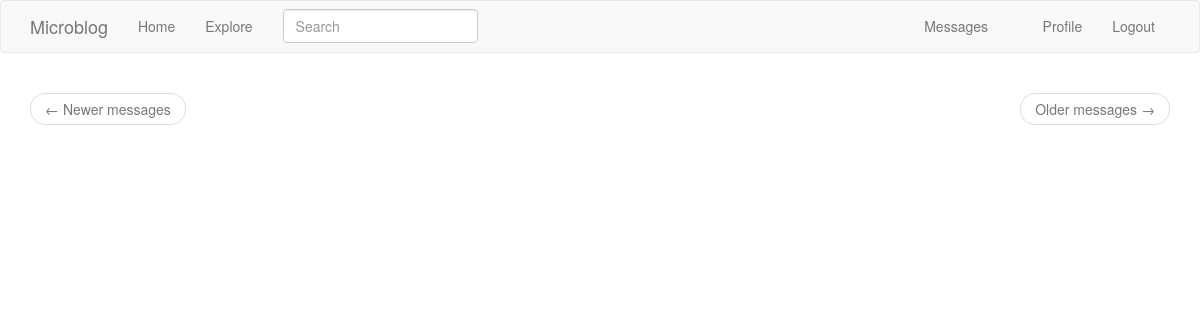
/messages (signed in), run on an earlier commit of the app's database.
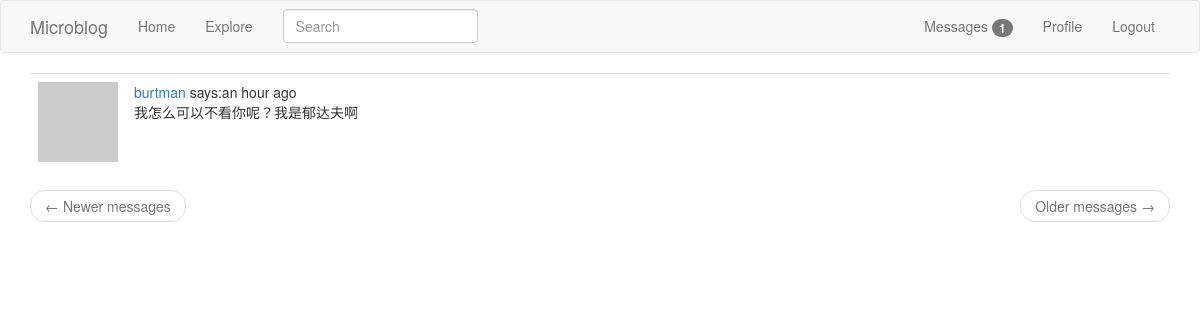
And on a later commit of the database.
### app/models.py (models this page shows, shortened)
class Message(db.Model):
    id = db.Column(db.Integer, primary_key=True)
    sender_id = db.Column(db.Integer, db.ForeignKey('user.id'))
    recipient_id = db.Column(db.Integer, db.ForeignKey('user.id'))
    body = db.Column(db.String(140))
    timestamp = db.Column(db.DateTime, default=datetime.utcnow)

class User(UserMixin, db.Model):
    id = db.Column(db.Integer, autoincrement=True, primary_key=True)
    username = db.Column(db.String(64), index=True, unique=True)
    email = db.Column(db.String(120), index=True, unique=True)
    password_hash = db.Column(db.String(128))
    about_me = db.Column(db.String(140))
    last_seen = db.Column(db.DateTime, default=datetime.utcnow)
    posts = db.relationship('Post', backref='author', lazy='dynamic')
    followed = db.relationship('User',
                               secondary=followers,
                               primaryjoin=(followers.c.follower_id == id),
                               secondaryjoin=(followers.c.followed_id == id),
                               backref=db.backref('followers', lazy='dynamic'),
                               lazy='dynamic')
    messages_sent = db.relationship('Message',
                                    backref='author',
                                    foreign_keys='Message.sender_id',
                                    lazy='dynamic')
    messages_received = db.relationship('Message',
                                        backref='recipient',
                                        foreign_keys='Message.recipient_id',
                                        lazy='dynamic')
    last_message_read_time = db.Column(db.DateTime)
    def new_messages(self):
        last_read_time = self.last_message_read_time or datetime(1900, 1, 1)
        return Message.query.filter_by(recipient=self).filter(Message.timestamp > last_read_time).count()
    def avatar(self, size):
        digest = md5(self.email.lower().encode('utf-8')).hexdigest()
        return 'https://www.gravatar.com/avatar/{}?d=monsterid&s={}'.format(digest, size)

### app/main/routes.py (the view)
@bp.route('/messages', methods=['GET'])
@login_required
def messages():
    current_user.last_message_read_time = datetime.utcnow()
    db.session.commit()
    page = request.args.get('page', 1, type=int)
    messages = (current_user.messages_received
                .order_by(Message.timestamp.desc())
                .paginate(page, current_app.config['POSTS_PER_PAGE'], False))
    prev_url = url_for('main.messages', page=messages.prev_num) if messages.has_prev else None
    next_url = url_for('main.messages', page=messages.next_num) if messages.has_next else None
    return render_template('messages.html', messages=messages.items, prev_url=prev_url, next_url=next_url)

### app/main/forms.py
class SearchForm(FlaskForm):
    q = StringField('Search', validators=[DataRequired()])
    def __init__(self, *args, **kwargs):
        if 'formdata' not in kwargs:
            kwargs['formdata'] = request.args
        if 'csrf_enabled' not in kwargs:
            kwargs['csrf_enabled'] = False
        super(SearchForm, self).__init__(*args, **kwargs)

### app/main/routes.py (called while the page is built)
@bp.before_app_request
def before_request():
    if current_user.is_authenticated:
        current_user.last_seen = datetime.utcnow()
        db.session.commit()
        g.search_form = SearchForm()

### app/models.py (called while the page is built)
@login.user_loader
def load_user(uid):
    return User.query.get(int(uid))

    @classmethod
    def before_commit(cls, session):
        session._changes = {
            'add': list(session.new),
            'update': list(session.dirty),
            'delete': list(session.deleted)
        }

### app/templates/messages.html
{% extends "base.html" %}
{% block app_content %}
    {% for post in messages %}
        {% include "_post.html" %}
    {% endfor %}
    {% include "_pager.html" %}
{% endblock %}

### app/templates/_post.html (shortened to what this page needs)
<table class="table table-hover">
    <tr>
        <td width="70px">
            <a href="{{ url_for('main.user', username=post.author.username) }}">
                <img src="{{ post.author.avatar(70) }}" alt="">
            </a>
        </td>
        <td>
            <a href="{{ url_for('main.user', username=post.author.username) }}">
                {{ post.author.username }}
            </a>
            says:{{ moment(post.timestamp).fromNow() }}
            <br>
                <span id="post{{ post.id }}">{{ post.body }}</span>
        </td>
    </tr>
</table>

What changed in the data, as far as the page shows it:
added Message: author.username "burtman", timestamp "an hour ago", body "我怎么可以不看你呢？我是郁达夫啊"
Also different on the page:
{{ new_messages }}: (not shown) → "1"
